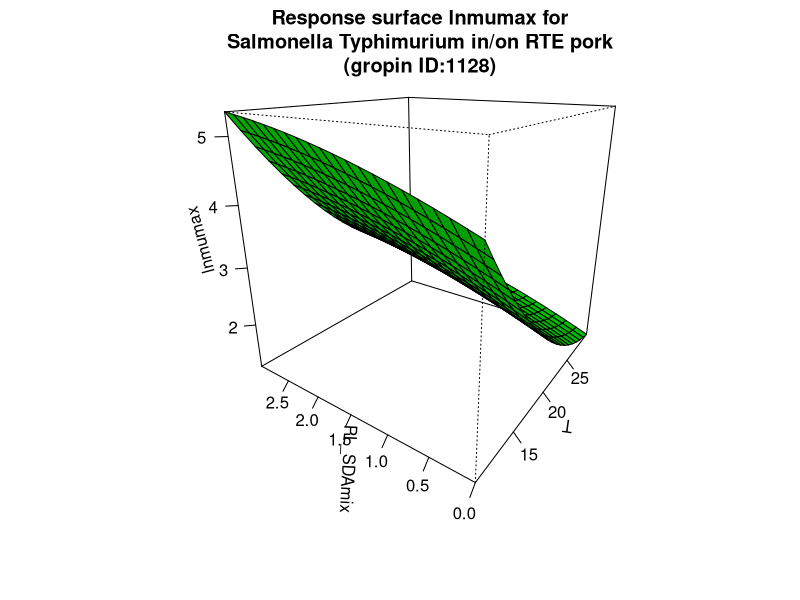

Generate this figure with R:
#############################
# start of Parameter script
#############################
T <- seq(10.01,29.97002997003,length.out=21)
PL_SDAmix <- seq(0,2.997002997003,length.out=21)
#############################
# end of Parameter script
#############################
############################# 
# start of Model script Gropin ID 1128 
#############################
 
# constant coefficients for this model
 
variables <- data.frame(T,PL_SDAmix)
argumentsPar <- expand.grid(variables)
 
# heart of the model
response_surface <- function(T,PL_SDAmix) {
   mumax <-7.7668-0.4074*T+0.5026*PL_SDAmix+0.0016*T*PL_SDAmix+0.0063*(T^2)-0.0601*(PL_SDAmix^2)

return(mumax=mumax)
} 

# output parameters
responseSurface <- cbind(argumentsPar,response_surface(argumentsPar['T'],argumentsPar['PL_SDAmix']))
colnames(responseSurface) <- c(colnames(argumentsPar),'lnmumax')
#############################
# End of Model script
#############################
############################# 
# start of Visualisation script Gropin ID 1128 
#############################
persp(T,PL_SDAmix,matrix(unlist(responseSurface$'lnmumax'),nrow=21),col = 'green',xlab='T',ylab='PL_SDAmix',zlab='lnmumax',main='Response surface lnmumax for
Salmonella Typhimurium in/on RTE pork
(gropin ID:1128)',theta=305,phi=20,shade=0.25,ticktype = 'detailed')
#############################
# End of Visualisation script
#############################
